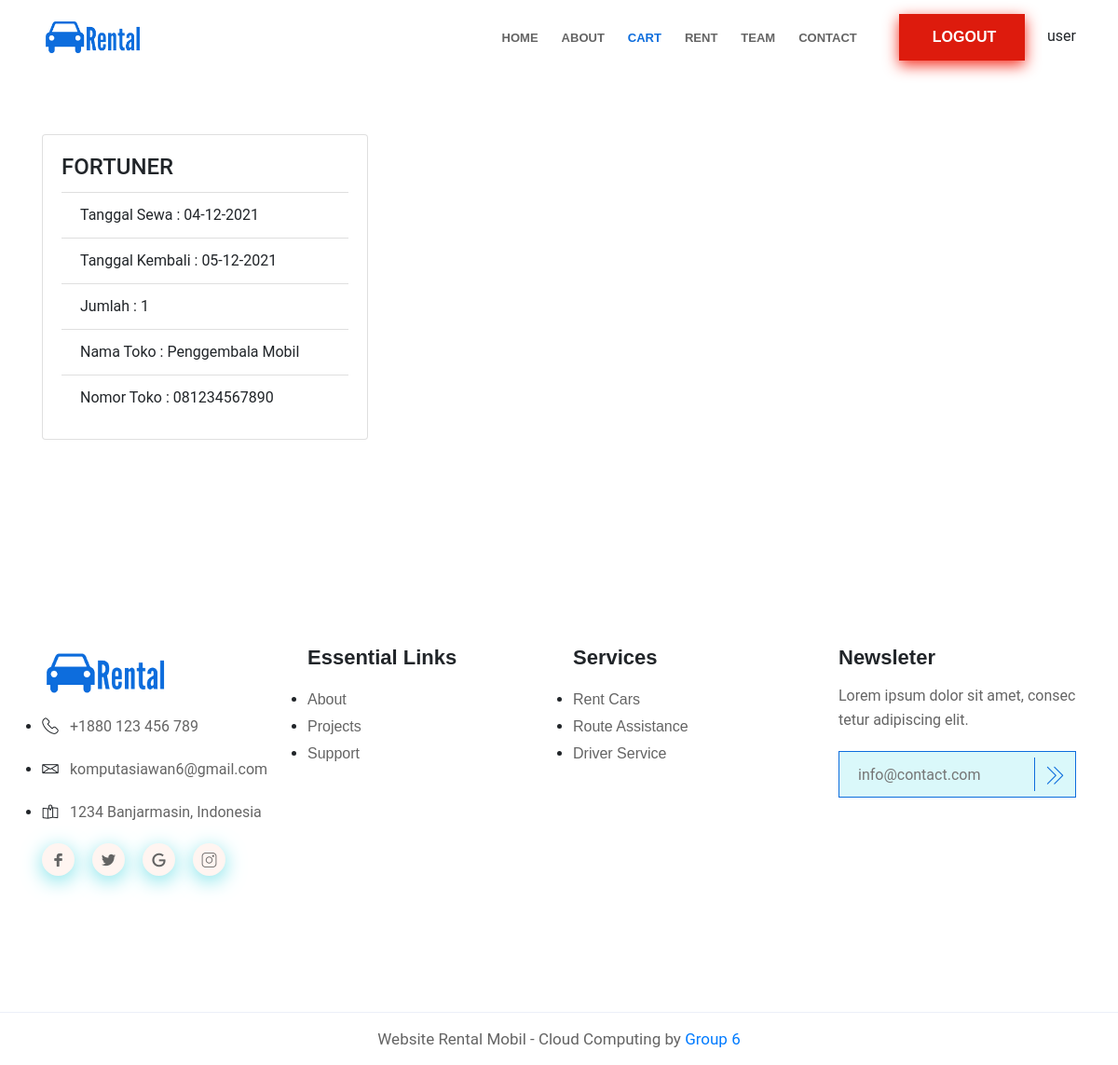
Screenshot of /cart.php (signed in) with the database file from the repository.
### tables this page shows
CREATE TABLE `penyewaan` (
  `id_pemesanan` int(11) NOT NULL,
  `tgl_sewa` varchar(20) NOT NULL,
  `tgl_kembali` varchar(20) NOT NULL,
  `jumlah` int(11) NOT NULL,
  `pemilik` int(11) NOT NULL,
  `mobil` varchar(100) NOT NULL,
  `penyewa` int(11) NOT NULL
);

### cart.php (the view, shortened to what this page needs)
<?php
require_once("koneksi.php");
?>
<!DOCTYPE html>
<html lang="en">
<head>
    <link rel="stylesheet" href="assets/css/bootstrap.min.css">
    <link rel="stylesheet" href="assets/css/font-awesome.min.css">
    <link rel="stylesheet" href="assets/css/LineIcons.css">
    <link rel="stylesheet" href="assets/css/animate.css">
    <link rel="stylesheet" href="assets/css/default.css">
    <link rel="stylesheet" href="assets/css/style1.css">
    <link rel="stylesheet" href="assets/css/viewuser.css">
</head>
<body>
    <header id="home">
        <div class="navigation-bar sticky">
            <div class="container">
                <div class="row">
                    <div class="col-lg-12">
                        <nav class="navbar navbar-expand-lg">
                            <a class="navbar-brand" href="#">
                                <img src="assets/images/logo.png" alt="Logo">
                            </a>
                            <div class="collapse navbar-collapse" id="navbarSupportedContent">
                                <ul id="nav" class="navbar-nav ml-auto">
                                    <li class="nav-item">
                                        <a class="page-scroll" href="masukuser.php">Home</a>
                                    </li>
                                    <li class="nav-item">
                                        <a class="page-scroll" href="about.php">About</a>
                                    </li>
                                    <li class="nav-item active">
                                        <a class="page-scroll" href="cart.php">Cart</a>
                                    </li>
                                    <li class="nav-item">
                                        <a class="page-scroll" href="viewuser.php">Rent</a>
                                    </li>
                                    <li class="nav-item">
                                        <a class="page-scroll" href="team.php">Team</a>
                                    </li>
                                    <li class="nav-item">
                                        <a class="page-scroll" href="contact.php">Contact</a>
                                    </li>
                                </ul>
                            </div>
                            <div class="navbar-btn ml-20 d-none d-sm-block">
                            <a class="main-btn-logout" href="logout.php"><i class=""></i>LOGOUT</a>
                                <?php
                                    echo $_SESSION['login_user'];
                                ?>
                            </div>
                        </nav>
                    </div>
                </div>
            </div>
        </div>
        </header>
  <br><br><br><br><br><br>
    <div class="container-fluid d">
        <div class="container">
    <?php
    $stmt_mobil = $pdo_conn->prepare("SELECT * FROM penyewaan LEFT JOIN user ON penyewaan.penyewa=user.id_penyewa LEFT JOIN admin ON penyewaan.pemilik=admin.id_admin WHERE penyewa = " ."'" . $_SESSION['id_user'] . "'");
    $stmt_mobil->execute();
    $result_mobil = $stmt_mobil->fetchAll();
    ?>
          <div class="row">
          <?php
        		if(!empty($result_mobil)) {
        		foreach($result_mobil as $row) {
        		?>
				<div class="col-md-4" data-aos="slide-up">
					<div class="card view zoom">
					  	<div class="card-body">
						  <h4 class="card-title"><?php echo $row["mobil"]; ?></h4>
					    	<ul class="list-group list-group-flush">
                <li class="list-group-item">Tanggal Sewa : <?php echo $row["tgl_sewa"]; ?></li>
                  <li class="list-group-item">Tanggal Kembali : <?php echo $row["tgl_kembali"]; ?></li>
                  <li class="list-group-item">Jumlah : <?php echo $row["jumlah"]; ?></li>
                  <li class="list-group-item">Nama Toko : <?php echo $row["nama_toko"]; ?></li>
                  <li class="list-group-item">Nomor Toko : <?php echo $row["no_hp"]; ?></li>
							</ul>
					  	</div>
					</div>
                    <br><br>
				</div>
				<?php
					}
					}
				?>
           </div>
        </div>
      </div>
      <br><br>
      <footer id="footer" class="footer-area">
        <div class="footer-widget pt-80 pb-130">
            <div class="container">
                <div class="row">
                    <div class="col-lg-3 col-md-4 col-sm-8">
                        <div class="footer-logo mt-50">
                            <a href="#">
                                <img src="assets/images/logo.png" alt="Logo">
                            </a>
                            <ul class="footer-info">
                                <li>
                                    <div class="single-info">
                                        <div class="info-icon">
                                            <i class="lni-phone-handset"></i>
                                        </div>
                                        <div class="info-content">
                                            <p>+1880 123 456 789</p>
                                        </div>
                                    </div>
                                </li>
                                <li>
                                    <div class="single-info">
                                        <div class="info-icon">
                                            <i class="lni-envelope"></i>
                                        </div>
                                        <div class="info-content">
                                            <p>komputasiawan6@gmail.com</p>
                                        </div>
                                    </div>
                                </li>
                                <li>
                                    <div class="single-info">
                                        <div class="info-icon">
                                            <i class="lni-map"></i>
                                        </div>
                                        <div class="info-content">
                                            <p>1234 Banjarmasin, Indonesia</p>
                                        </div>
                                    </div>
                                </li>
                            </ul>
                            <ul class="footer-social mt-20">
                                <li><a href="#"><i class="lni-facebook-filled"></i></a></li>
                                <li><a href="#"><i class="lni-twitter-original"></i></a></li>
                                <li><a href="#"><i class="lni-google"></i></a></li>
                                <li><a href="#"><i class="lni-instagram"></i></a></li>
                            </ul>
                        </div>
                    </div>
                    <div class="col-lg-3 col-md-4 col-sm-6">
                        <div class="footer-link mt-45">
                            <div class="f-title">
                                <h4 class="title">Essential Links</h4>
                            </div>
                            <ul class="mt-15">
                                <li><a href="#">About</a></li>
                                <li><a href="#">Projects</a></li>
                                <li><a href="#">Support</a></li>
                            </ul>
                        </div>
                    </div>
                    <div class="col-lg-3 col-md-4 col-sm-6">
                        <div class="footer-link mt-45">
                            <div class="f-title">
                                <h4 class="title">Services</h4>
                            </div>
                            <ul class="mt-15">
                                <li><a href="#">Rent Cars</a></li>
                                <li><a href="#">Route Assistance</a></li>
                                <li><a href="#">Driver Service</a></li>
                            </ul>
                        </div>
                    </div>
                    <div class="col-lg-3 col-md-5 col-sm-8">
                        <div class="footer-newsleter mt-45">
                            <div class="f-title">
                                <h4 class="title">Newsleter</h4>
                            </div>
                            <p class="mt-15">Lorem ipsum dolor sit amet, consec tetur adipiscing elit.</p>
                            <form action="#">
                                <div class="newsleter mt-20">
                                    <input type="email" placeholder="info@contact.com">
                                    <button><i class="lni-angle-double-right"></i></button>
                                </div>
                            </form>
                        </div>
                    </div>
                </div>
            </div>
        </div>
        <div class="copyright-area">
            <div class="container">
                <div class="row">
                    <div class="col-lg-12">
                        <div class="copyright text-center">
                            <p>Website Rental Mobil - Cloud Computing by <a href="" rel="nofollow">Group 6</a></p>
                        </div>
                    </div>
                </div>
            </div>
        </div>
    </footer>
</body>
</html>

### assets/css/default.css (style rules this page uses)
.mt-15 { margin-top: 15px; }
.mt-20 { margin-top: 20px; }
.mt-45 { margin-top: 45px; }
.mt-50 { margin-top: 50px; }
.ml-20 { margin-left: 20px; }
.pt-80 { padding-top: 80px; }
.pb-130 { padding-bottom: 130px; }

### assets/css/viewuser.css (style rules this page uses)
button { width: 70px; border-radius: 5px; height: 30px; background-color: #5bc0de; color: white; border-color: #5bc0de; }

### rows the page displays
penyewaan: mobil "FORTUNER", tgl_sewa "04-12-2021", tgl_kembali "05-12-2021", jumlah "1", admin.nama_toko "Penggembala Mobil", admin.no_hp "081234567890"

### other values shown
$_SESSION['login_user'] "user"
